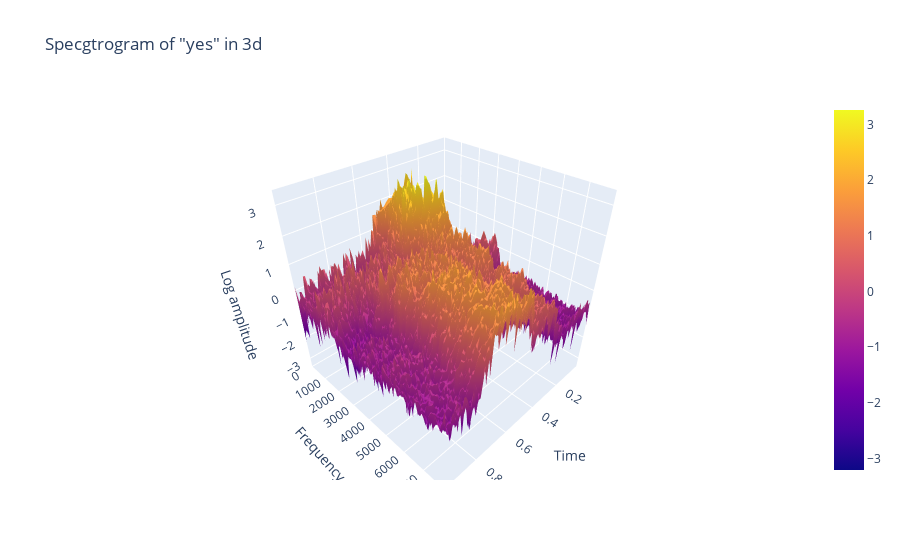

Write notebook code for a chart like this one.
### Markdown cell above
## 1.3 Spectrogram in 3d

### Code cell
data = [go.Surface(x=times, y=freqs, z=spectrogram.T)]
layout = go.Layout(
    title = 'Specgtrogram of "yes" in 3d',
    scene = dict(
        yaxis = dict(title='Frequency', range=[freqs.min(), freqs.max()]),
        xaxis = dict(title='Time', range=[times.min(), times.max()]),
        zaxis = dict(title='Log amplitude')
    )
)
fig = go.Figure(data=data, layout=layout)
py.iplot(fig)

### Figure 1 — Plotly figure (JSON) as saved in the notebook; plotly's stock layout.template omitted (floating-point values rounded to 4 significant figures; data arrays with more than 128 entries replaced by an {"elided": "..."} marker saying what was removed)
{"data": [{"type": "surface", "x": [0.01, 0.02, 0.03, 0.04, 0.05, 0.06, 0.07, 0.08, 0.09, 0.1, 0.11, 0.12, 0.13, 0.14, 0.15, 0.16, 0.17, 0.18, 0.19, 0.2, 0.21, 0.22, 0.23, 0.24, 0.25, 0.26, 0.27, 0.28, 0.29, 0.3, 0.31, 0.32, 0.33, 0.34, 0.35, 0.36, 0.37, 0.38, 0.39, 0.4, 0.41, 0.42, 0.43, 0.44, 0.45, 0.46, 0.47, 0.48, 0.49, 0.5, 0.51, 0.52, 0.53, 0.54, 0.55, 0.56, 0.57, 0.58, 0.59, 0.6, 0.61, 0.62, 0.63, 0.64, 0.65, 0.66, 0.67, 0.68, 0.69, 0.7, 0.71, 0.72, 0.73, 0.74, 0.75, 0.76, 0.77, 0.78, 0.79, 0.8, 0.81, 0.82, 0.83, 0.84, 0.85, 0.86, 0.87, 0.88, 0.89, 0.9, 0.91, 0.92, 0.93, 0.94, 0.95, 0.96, 0.97, 0.98, 0.99], "y": {"elided": "161 int values"}, "z": {"elided": "161x99 float values"}}], "layout": {"scene": {"xaxis": {"range": [0.01, 0.99], "title": {"text": "Time"}}, "yaxis": {"range": [0, 8000], "title": {"text": "Frequency"}}, "zaxis": {"title": {"text": "Log amplitude"}}}, "title": {"text": "Specgtrogram of \"yes\" in 3d"}}}
